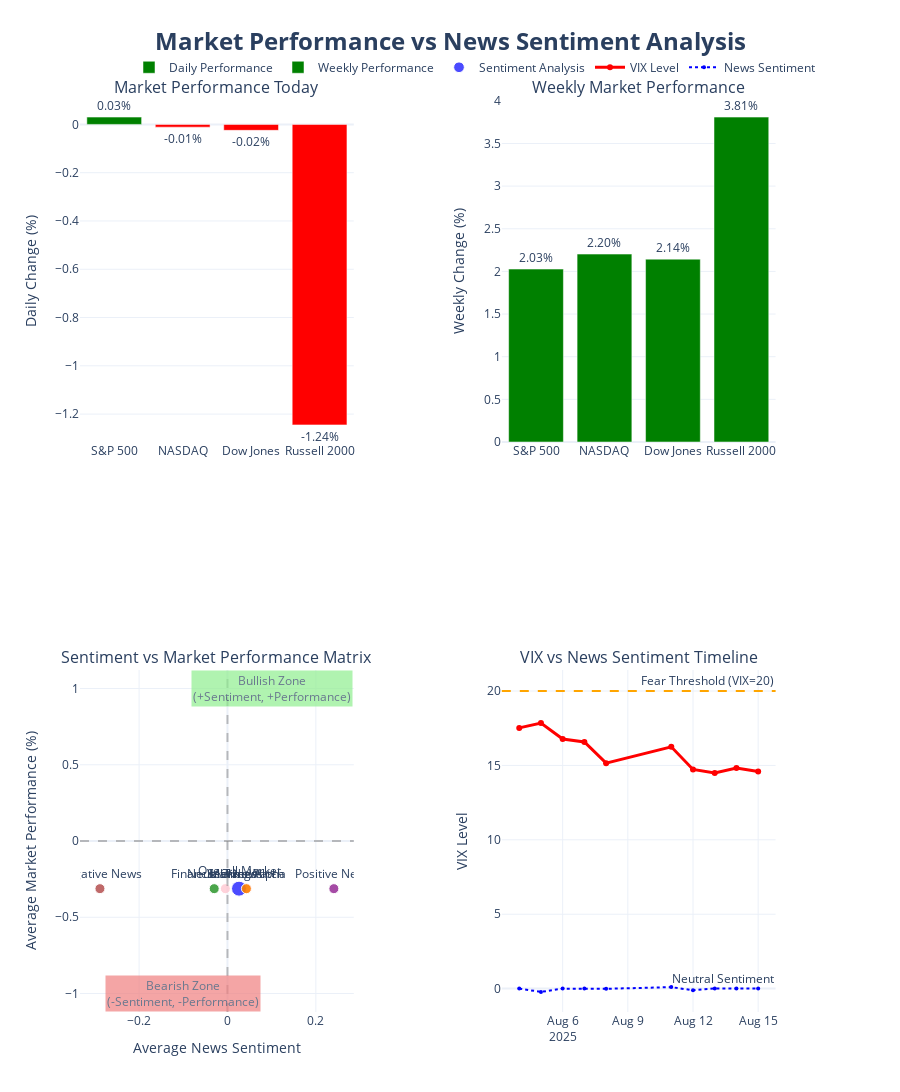

The cell this chart's notebook holds for it:
### Markdown cell above
## 📈 Visualization 2: Market Performance vs. Sentiment

This analysis correlates current market sentiment with actual market performance, providing insights into whether sentiment aligns with market reality.

### Code cell
# Create enhanced market performance vs sentiment visualization
fig2 = make_subplots(
    rows=2, cols=2,
    subplot_titles=(
        'Market Performance Today',
        'Weekly Market Performance', 
        'Sentiment vs Market Performance Matrix',
        'VIX vs News Sentiment Timeline'
    ),
    specs=[
        [{"secondary_y": False}, {"secondary_y": False}],
        [{"secondary_y": False}, {"secondary_y": True}]
    ]
)

# 1. Daily Market Performance
if market_perf_df is not None and not market_perf_df.empty:
    daily_performance = market_perf_df['daily_change'].drop('VIX', errors='ignore')
    colors_perf = ['green' if x > 0 else 'red' for x in daily_performance]
    
    fig2.add_trace(
        go.Bar(
            x=daily_performance.index,
            y=daily_performance.values,
            marker_color=colors_perf,
            text=[f"{x:.2f}%" for x in daily_performance.values],
            textposition='outside',
            name='Daily Performance'
        ),
        row=1, col=1
    )

    # 2. Weekly Market Performance
    weekly_performance = market_perf_df['weekly_change'].drop('VIX', errors='ignore')
    colors_week = ['green' if x > 0 else 'red' for x in weekly_performance]
    
    fig2.add_trace(
        go.Bar(
            x=weekly_performance.index,
            y=weekly_performance.values,
            marker_color=colors_week,
            text=[f"{x:.2f}%" for x in weekly_performance.values],
            textposition='outside',
            name='Weekly Performance'
        ),
        row=1, col=2
    )

# 3. Enhanced Sentiment vs Performance Analysis
# Create multiple data points by analyzing different sentiment segments
sentiment_segments = []
performance_segments = []
segment_labels = []

# Overall market
avg_sentiment = final_df['overall_sentiment'].mean()
if market_perf_df is not None and not market_perf_df.empty:
    avg_market_perf = market_perf_df['daily_change'].drop('VIX', errors='ignore').mean()
    
    sentiment_segments.append(avg_sentiment)
    performance_segments.append(avg_market_perf)
    segment_labels.append('Overall Market')

# By news source
for source in final_df['source'].unique():
    source_sentiment = final_df[final_df['source'] == source]['overall_sentiment'].mean()
    sentiment_segments.append(source_sentiment)
    performance_segments.append(avg_market_perf)  # Same market performance for all
    segment_labels.append(source)

# Add sentiment categories
for category in ['Positive', 'Negative', 'Neutral']:
    if category in final_df['sentiment_category'].values:
        cat_sentiment = final_df[final_df['sentiment_category'] == category]['overall_sentiment'].mean()
        sentiment_segments.append(cat_sentiment)
        performance_segments.append(avg_market_perf)
        segment_labels.append(f'{category} News')

# Create the scatter plot
colors_scatter = ['blue', 'red', 'green', 'orange', 'purple', 'brown', 'pink']
fig2.add_trace(
    go.Scatter(
        x=sentiment_segments,
        y=performance_segments,
        mode='markers+text',
        marker=dict(
            size=[15 if label == 'Overall Market' else 10 for label in segment_labels],
            color=colors_scatter[:len(sentiment_segments)],
            opacity=0.7
        ),
        text=segment_labels,
        textposition='top center',
        name='Sentiment Analysis',
        hovertemplate='<b>%{text}</b><br>Sentiment: %{x:.3f}<br>Performance: %{y:.2f}%<extra></extra>'
    ),
    row=2, col=1
)

# Add quadrant lines and labels
fig2.add_hline(y=0, line_dash="dash", line_color="gray", opacity=0.5, row=2, col=1)
fig2.add_vline(x=0, line_dash="dash", line_color="gray", opacity=0.5, row=2, col=1)

# Add quadrant annotations
fig2.add_annotation(
    x=0.1, y=1, text="Bullish Zone<br>(+Sentiment, +Performance)", 
    showarrow=False, bgcolor="lightgreen", opacity=0.7, row=2, col=1
)
fig2.add_annotation(
    x=-0.1, y=-1, text="Bearish Zone<br>(-Sentiment, -Performance)", 
    showarrow=False, bgcolor="lightcoral", opacity=0.7, row=2, col=1
)

# 4. VIX vs Sentiment Timeline - FIXED VERSION
if 'VIX' in market_data and len(market_data['VIX']) > 0:
    # Get VIX data for the timeline
    vix_data = market_data['VIX']['Close'].tail(10)
    vix_dates = vix_data.index
    
    # Create corresponding sentiment timeline (simulate daily sentiment)
    daily_sentiments = []
    sentiment_dates = []
    
    # Calculate rolling sentiment for each day represented in VIX data
    base_sentiment = final_df['overall_sentiment'].mean()
    sentiment_std = final_df['overall_sentiment'].std()
    
    for i, date in enumerate(vix_dates):
        # Create varied sentiment based on actual data with some time variation
        if i < len(final_df):
            daily_sentiment = final_df.iloc[i % len(final_df)]['overall_sentiment']
        else:
            daily_sentiment = base_sentiment + np.random.normal(0, sentiment_std/2)
        daily_sentiments.append(daily_sentiment)
        sentiment_dates.append(date)
    
    # Plot VIX on primary y-axis
    fig2.add_trace(
        go.Scatter(
            x=vix_dates,
            y=vix_data.values,
            mode='lines+markers',
            name='VIX Level',
            line=dict(color='red', width=3),
            marker=dict(size=6)
        ),
        row=2, col=2
    )
    
    # Plot sentiment on secondary y-axis
    fig2.add_trace(
        go.Scatter(
            x=sentiment_dates,
            y=daily_sentiments,
            mode='lines+markers',
            name='News Sentiment',
            line=dict(color='blue', width=2, dash='dot'),
            marker=dict(size=4),
            yaxis='y4'
        ),
        row=2, col=2
    )
    
    # Add fear/greed threshold lines
    fig2.add_hline(
        y=20, 
        line_dash="dash", 
        line_color="orange", 
        annotation_text="Fear Threshold (VIX=20)",
        row=2, col=2
    )
    
    fig2.add_hline(
        y=0, 
        line_dash="dash", 
        line_color="gray", 
        annotation_text="Neutral Sentiment",
        row=2, col=2,
        secondary_y=True
    )

# Update layout
fig2.update_layout(
    title={
        'text': "<b>Market Performance vs News Sentiment Analysis</b>",
        'x': 0.5,
        'font': {'size': 24}
    },
    height=1200,
    showlegend=True,
    template='plotly_white',
    legend=dict(
        orientation="h",
        yanchor="bottom",
        y=1.02,
        xanchor="right",
        x=1
    )
)

# Update axes labels
fig2.update_yaxes(title_text="Daily Change (%)", row=1, col=1)
fig2.update_yaxes(title_text="Weekly Change (%)", row=1, col=2)
fig2.update_xaxes(title_text="Average News Sentiment", row=2, col=1)
fig2.update_yaxes(title_text="Average Market Performance (%)", row=2, col=1)
fig2.update_yaxes(title_text="VIX Level", row=2, col=2)
fig2.update_yaxes(title_text="News Sentiment", row=2, col=2, secondary_y=True)

fig2.show()

### Figure 1 — Plotly figure (JSON) as saved in the notebook; plotly's stock layout.template omitted (floating-point values rounded to 4 significant figures)
{"data": [{"marker": {"color": ["green", "red", "red", "red"]}, "name": "Daily Performance", "text": ["0.03%", "-0.01%", "-0.02%", "-1.24%"], "textposition": "outside", "type": "bar", "x": ["S&P 500", "NASDAQ", "Dow Jones", "Russell 2000"], "xaxis": "x", "y": [0.03031, -0.01138, -0.0245, -1.245], "yaxis": "y"}, {"marker": {"color": ["green", "green", "green", "green"]}, "name": "Weekly Performance", "text": ["2.03%", "2.20%", "2.14%", "3.81%"], "textposition": "outside", "type": "bar", "x": ["S&P 500", "NASDAQ", "Dow Jones", "Russell 2000"], "xaxis": "x2", "y": [2.027, 2.203, 2.144, 3.809], "yaxis": "y2"}, {"hovertemplate": "<b>%{text}</b><br>Sentiment: %{x:.3f}<br>Performance: %{y:.2f}%<extra></extra>", "marker": {"color": ["blue", "red", "green", "orange", "purple", "brown", "pink"], "opacity": 0.7, "size": [15, 10, 10, 10, 10, 10, 10]}, "mode": "markers+text", "name": "Sentiment Analysis", "text": ["Overall Market", "Seeking Alpha", "Financial Times", "MarketWatch", "Positive News", "Negative News", "Neutral News"], "textposition": "top center", "type": "scatter", "x": [0.02614, 0.04319, -0.03003, 0.04259, 0.2407, -0.2886, -0.004734], "xaxis": "x3", "y": [-0.3126, -0.3126, -0.3126, -0.3126, -0.3126, -0.3126, -0.3126], "yaxis": "y3"}, {"line": {"color": "red", "width": 3}, "marker": {"size": 6}, "mode": "lines+markers", "name": "VIX Level", "type": "scatter", "x": ["2025-08-04T00:00:00-05:00", "2025-08-05T00:00:00-05:00", "2025-08-06T00:00:00-05:00", "2025-08-07T00:00:00-05:00", "2025-08-08T00:00:00-05:00", "2025-08-11T00:00:00-05:00", "2025-08-12T00:00:00-05:00", "2025-08-13T00:00:00-05:00", "2025-08-14T00:00:00-05:00", "2025-08-15T00:00:00-05:00"], "xaxis": "x4", "y": [17.52, 17.85, 16.77, 16.57, 15.15, 16.25, 14.73, 14.49, 14.83, 14.59], "yaxis": "y4"}, {"line": {"color": "blue", "dash": "dot", "width": 2}, "marker": {"size": 4}, "mode": "lines+markers", "name": "News Sentiment", "type": "scatter", "x": ["2025-08-04T00:00:00-05:00", "2025-08-05T00:00:00-05:00", "2025-08-06T00:00:00-05:00", "2025-08-07T00:00:00-05:00", "2025-08-08T00:00:00-05:00", "2025-08-11T00:00:00-05:00", "2025-08-12T00:00:00-05:00", "2025-08-13T00:00:00-05:00", "2025-08-14T00:00:00-05:00", "2025-08-15T00:00:00-05:00"], "xaxis": "x4", "y": [0, -0.2202, 0, 0, -0.0129, 0.1012, -0.1118, 0.0129, 0, 0], "yaxis": "y4"}], "layout": {"annotations": [{"font": {"size": 16}, "showarrow": false, "text": "Market Performance Today", "x": 0.185, "xanchor": "center", "xref": "paper", "y": 1, "yanchor": "bottom", "yref": "paper"}, {"font": {"size": 16}, "showarrow": false, "text": "Weekly Market Performance", "x": 0.755, "xanchor": "center", "xref": "paper", "y": 1, "yanchor": "bottom", "yref": "paper"}, {"font": {"size": 16}, "showarrow": false, "text": "Sentiment vs Market Performance Matrix", "x": 0.185, "xanchor": "center", "xref": "paper", "y": 0.375, "yanchor": "bottom", "yref": "paper"}, {"font": {"size": 16}, "showarrow": false, "text": "VIX vs News Sentiment Timeline", "x": 0.755, "xanchor": "center", "xref": "paper", "y": 0.375, "yanchor": "bottom", "yref": "paper"}, {"bgcolor": "lightgreen", "opacity": 0.7, "showarrow": false, "text": "Bullish Zone<br>(+Sentiment, +Performance)", "x": 0.1, "xref": "x3", "y": 1, "yref": "y3"}, {"bgcolor": "lightcoral", "opacity": 0.7, "showarrow": false, "text": "Bearish Zone<br>(-Sentiment, -Performance)", "x": -0.1, "xref": "x3", "y": -1, "yref": "y3"}, {"showarrow": false, "text": "Fear Threshold (VIX=20)", "x": 1, "xanchor": "right", "xref": "x4 domain", "y": 20, "yanchor": "bottom", "yref": "y4"}, {"showarrow": false, "text": "Neutral Sentiment", "x": 1, "xanchor": "right", "xref": "x4 domain", "y": 0, "yanchor": "bottom", "yref": "y4"}], "height": 1200, "legend": {"orientation": "h", "x": 1, "xanchor": "right", "y": 1.02, "yanchor": "bottom"}, "shapes": [{"line": {"color": "gray", "dash": "dash"}, "opacity": 0.5, "type": "line", "x0": 0, "x1": 1, "xref": "x3 domain", "y0": 0, "y1": 0, "yref": "y3"}, {"line": {"color": "gray", "dash": "dash"}, "opacity": 0.5, "type": "line", "x0": 0, "x1": 0, "xref": "x3", "y0": 0, "y1": 1, "yref": "y3 domain"}, {"line": {"color": "orange", "dash": "dash"}, "type": "line", "x0": 0, "x1": 1, "xref": "x4 domain", "y0": 20, "y1": 20, "yref": "y4"}], "showlegend": true, "title": {"font": {"size": 24}, "text": "<b>Market Performance vs News Sentiment Analysis</b>", "x": 0.5}, "xaxis": {"anchor": "y", "domain": [0, 0.37]}, "xaxis2": {"anchor": "y2", "domain": [0.57, 0.94]}, "xaxis3": {"anchor": "y3", "domain": [0, 0.37], "title": {"text": "Average News Sentiment"}}, "xaxis4": {"anchor": "y4", "domain": [0.57, 0.94]}, "yaxis": {"anchor": "x", "domain": [0.625, 1], "title": {"text": "Daily Change (%)"}}, "yaxis2": {"anchor": "x2", "domain": [0.625, 1], "title": {"text": "Weekly Change (%)"}}, "yaxis3": {"anchor": "x3", "domain": [0, 0.375], "title": {"text": "Average Market Performance (%)"}}, "yaxis4": {"anchor": "x4", "domain": [0, 0.375], "title": {"text": "VIX Level"}}, "yaxis5": {"anchor": "x4", "overlaying": "y4", "side": "right", "title": {"text": "News Sentiment"}}}}
